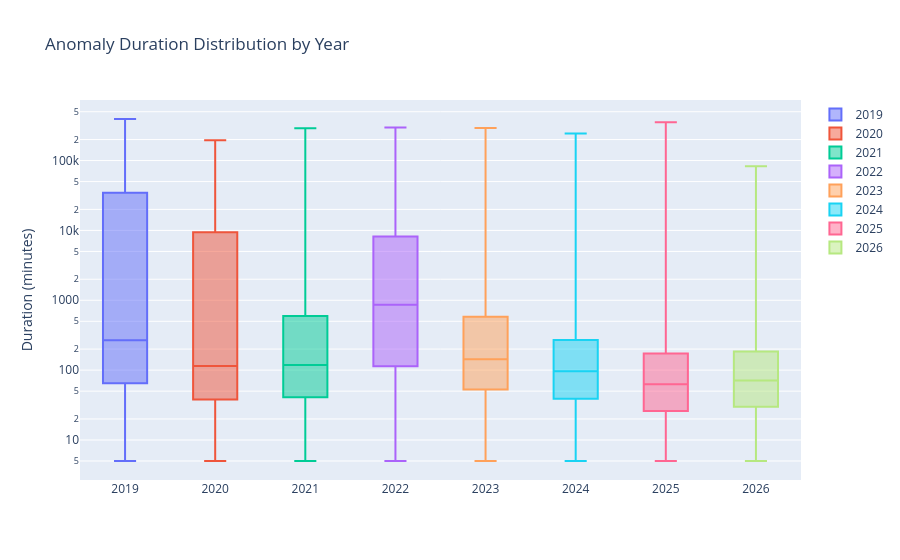

Notebook code cell kept with this figure:
### Markdown cell above
# Anomaly Distribution by year

### Code cell
duration_stats = (
    df_durations
    .group_by("year")
    .agg([
        pl.col("duration_min").quantile(0.25).alias("q025"),
        pl.col("duration_min").median().alias("median"),
        pl.col("duration_min").quantile(0.75).alias("q075"),
        pl.col("duration_min").min().alias("min"),
        pl.col("duration_min").max().alias("max"),
    ])
    .sort("year")
)

fig = go.Figure()

for row in duration_stats.iter_rows(named=True):
    fig.add_trace(go.Box(
        x=[row["year"]],
        q1=[row["q025"]],
        median=[row["median"]],
        q3=[row["q075"]],
        lowerfence=[row["min"]],
        upperfence=[row["max"]],
        name=str(row["year"]),
        boxpoints=False
    ))

fig.update_layout(
    title="Anomaly Duration Distribution by Year",
    yaxis_type="log",
    yaxis_title="Duration (minutes)"
)

fig.show()

### Figure 1 — Plotly figure (JSON) as saved in the notebook; plotly's stock layout.template omitted (floating-point values rounded to 4 significant figures)
{"data": [{"boxpoints": false, "lowerfence": [5], "median": [267], "name": "2019", "q1": [65], "q3": [34671], "type": "box", "upperfence": [393569], "x": [2019]}, {"boxpoints": false, "lowerfence": [5], "median": [115], "name": "2020", "q1": [38], "q3": [9429], "type": "box", "upperfence": [196104], "x": [2020]}, {"boxpoints": false, "lowerfence": [5], "median": [118], "name": "2021", "q1": [41], "q3": [597], "type": "box", "upperfence": [290816], "x": [2021]}, {"boxpoints": false, "lowerfence": [5], "median": [864], "name": "2022", "q1": [114], "q3": [8159], "type": "box", "upperfence": [297108], "x": [2022]}, {"boxpoints": false, "lowerfence": [5], "median": [143], "name": "2023", "q1": [53], "q3": [580], "type": "box", "upperfence": [292634], "x": [2023]}, {"boxpoints": false, "lowerfence": [5], "median": [96], "name": "2024", "q1": [39], "q3": [270], "type": "box", "upperfence": [243587], "x": [2024]}, {"boxpoints": false, "lowerfence": [5], "median": [63], "name": "2025", "q1": [26], "q3": [173], "type": "box", "upperfence": [352666], "x": [2025]}, {"boxpoints": false, "lowerfence": [5], "median": [71], "name": "2026", "q1": [30], "q3": [185], "type": "box", "upperfence": [83017], "x": [2026]}], "layout": {"title": {"text": "Anomaly Duration Distribution by Year"}, "yaxis": {"title": {"text": "Duration (minutes)"}, "type": "log"}}}
